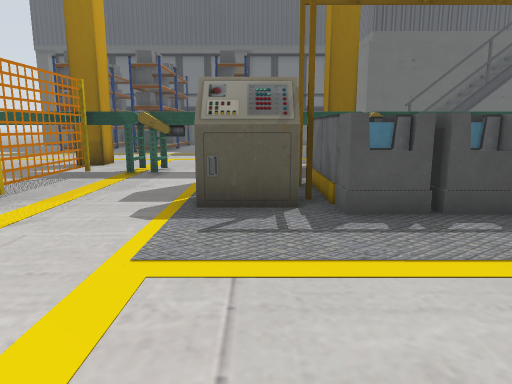
View 1 (above)

24 first-person views from a walk through a robot-simulator world made for Gazebo. The camera is 0.68 m above the floor, tilts 10° down and sees 70° across. Floor lines are 1 m apart. The floor is counted in squares, 0.5 m on a side. Each view is taken from the middle of a square. On the plan, view 1 faces up. The plan holds only what a view shows up to about 15 squares ahead; the rest is blank. The place goes on beyond the plan. The robots in the file are not drawn. Some surface patterns are stand-ins.

View 2
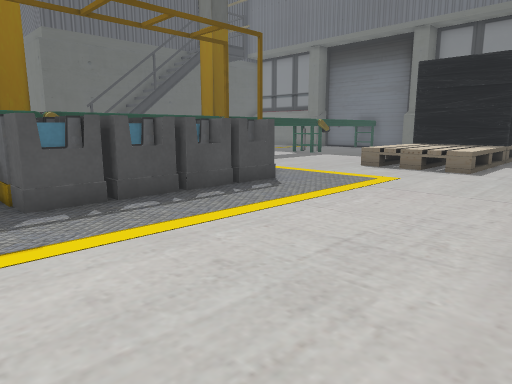

View 3
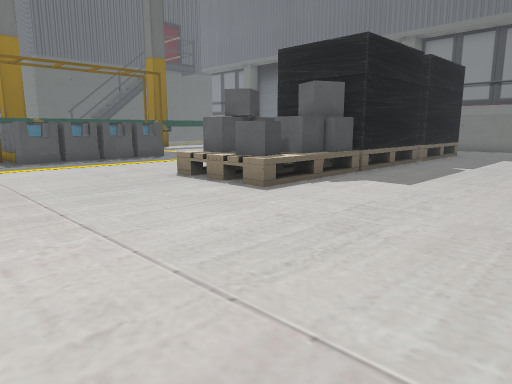

View 4
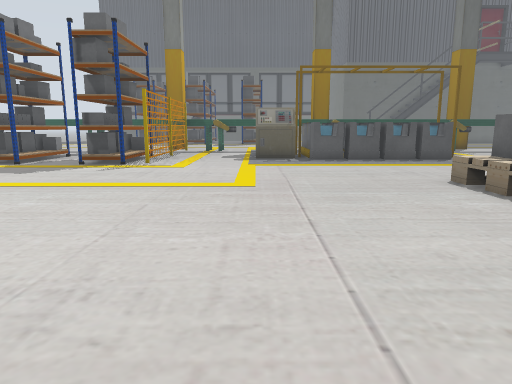

View 5
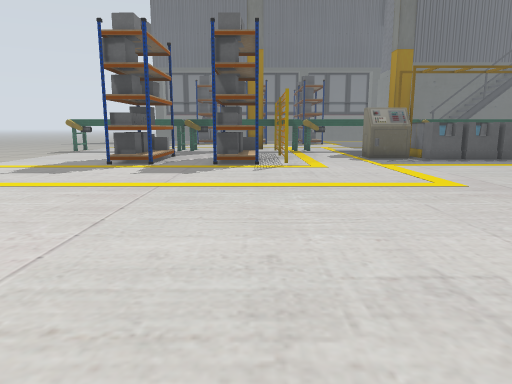

View 6
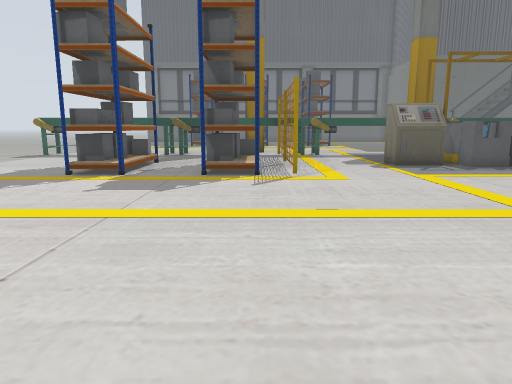

View 7
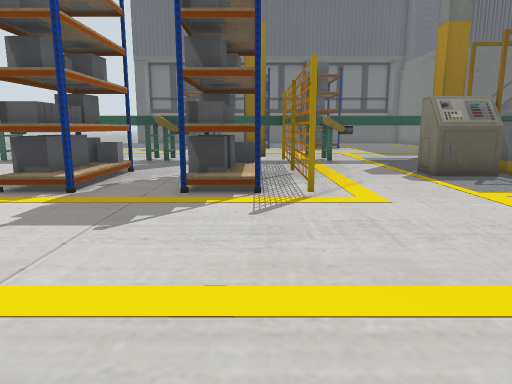

View 8
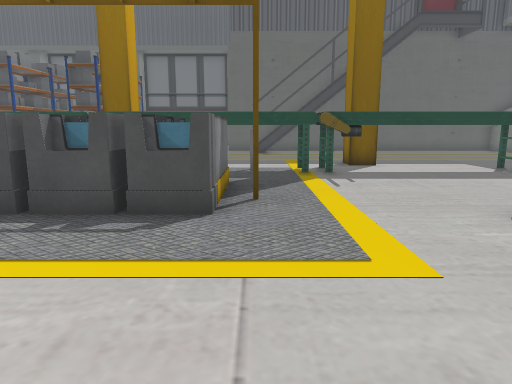

View 9
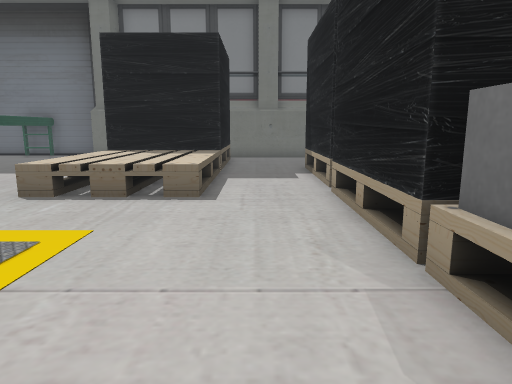

View 10
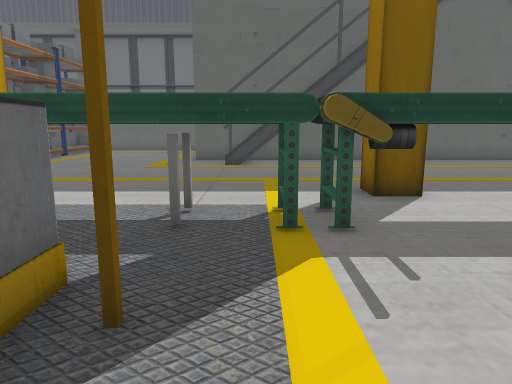

View 11
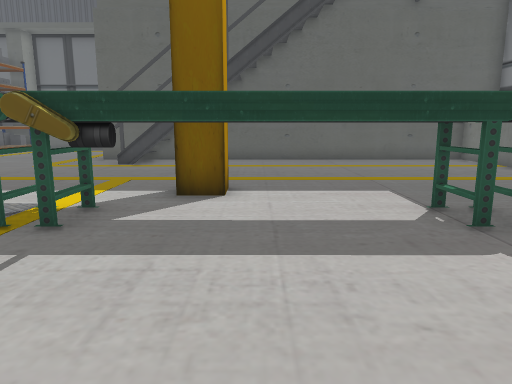

View 12
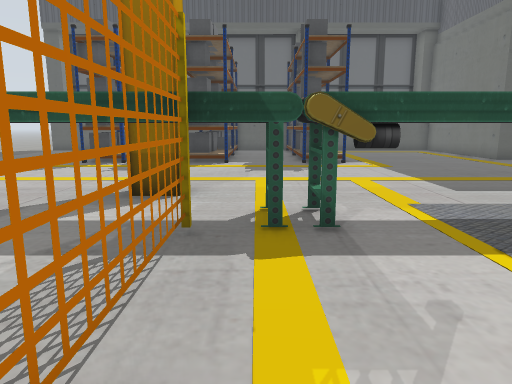

View 13
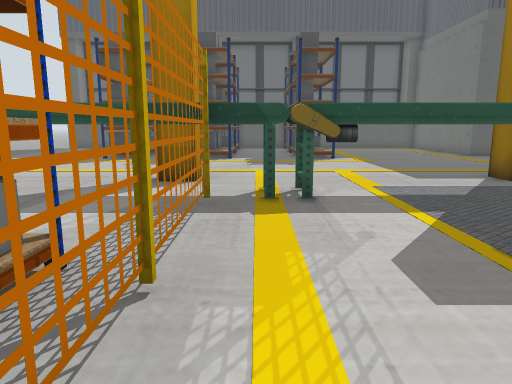

View 14
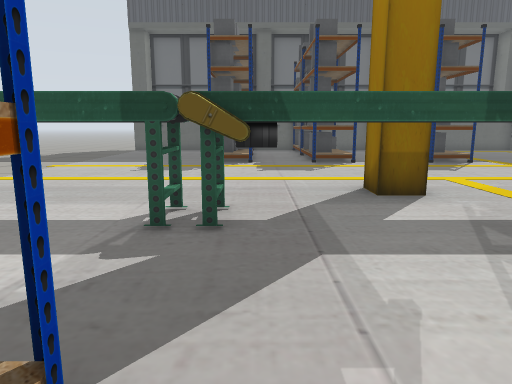

View 15
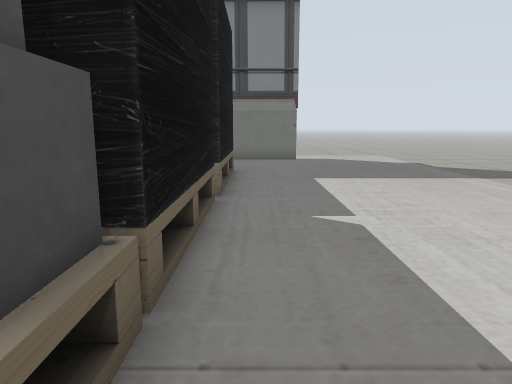

View 16
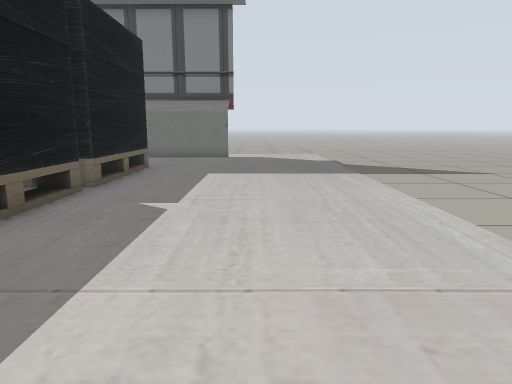

View 17
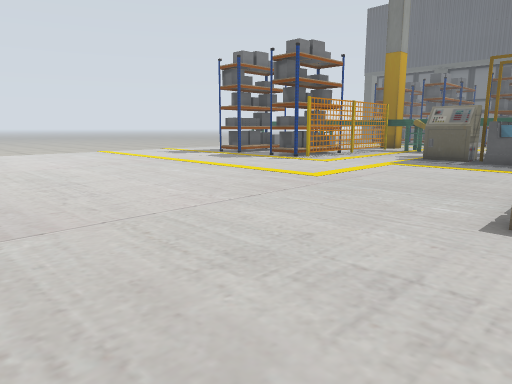

View 18
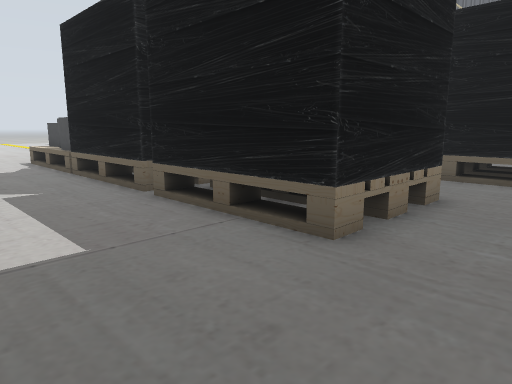

View 19
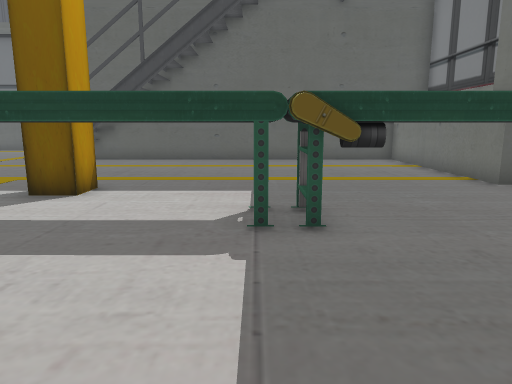

View 20
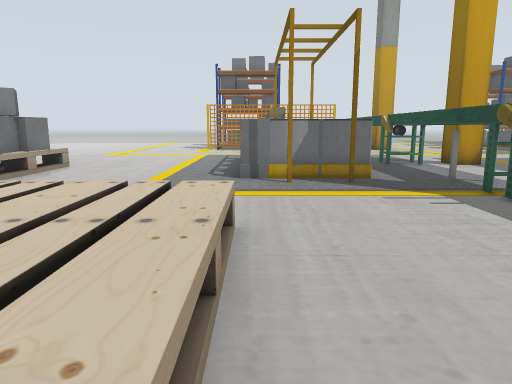

View 21
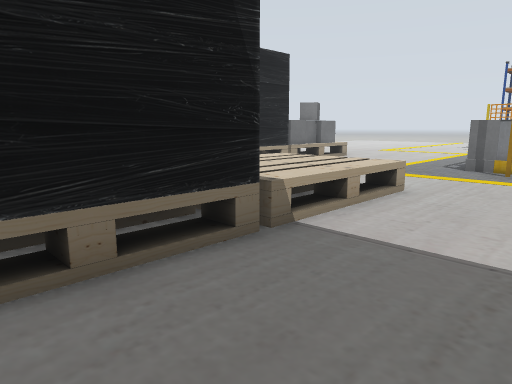

View 22
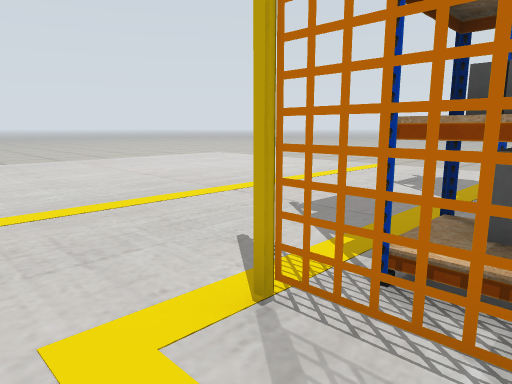

View 23
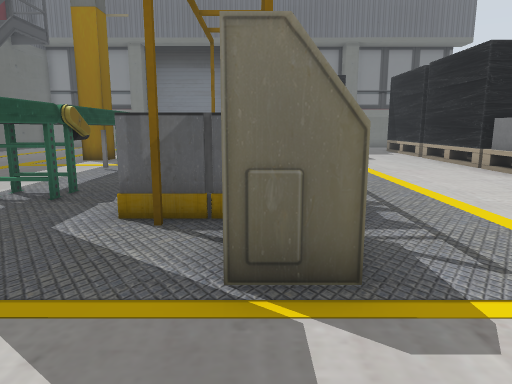

View 24
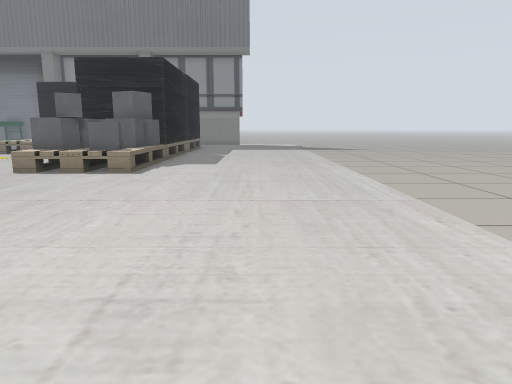

### Floor plan
Key: @ floor where view 1 was taken; # wall or solid block; . floor; = window, fence, low wall or low ledge; T thing the floor can be seen under or through; P yellow post; B bin.
Columns run from 11 left of view 1 to 20 right of it. Each row starts with its distance up from view 1.
 21 ###.###. ##........=   .........
 20 ...................### .........
 19 ................................
 18 ................................
 17 ................................
 16 ................................
 15 ................................
 14 .....#........#........#........
 13 ................................
 12  T     TT     TT   TTT     TT
 11 TTTTTTTTTTTTTTTTTTTTTTTTTTTTTTTT
 10 ......T........................
  9 ......T......    BB.............
  8 ......T.....P   B#BP...........
  7 ##..#TT...##PBBBB#BP............
  6 ##..#TT...##.######.............
  5 ##..###................=====#==
  4 ##..###................===
  3 .......................=====#
  2 ........................====####
  1 ................................
  0 ...........@....................
 -1 ...............=#############..
 -2 ...............=#####   #   =..
 -3 ...............=#####   # ===..
 -4 ...............=#############...
 -5 ................................
 -6 ................................
 -7 ................................
 -8 ................................
 -9  ...............................
-10   ..............................

Positions as (right, up) in squares from view 1, and headings:
1: (0, 0), facing up
2: (0, -1), facing up-right
3: (-2, -10), facing up-right
4: (-1, -10), facing up
5: (-6, -10), facing up
6: (-6, -7), facing up
7: (-6, -4), facing up
8: (8, 0), facing up
9: (5, 1), facing right
10: (9, 6), facing up
11: (13, 6), facing up
12: (-4, 6), facing up
13: (-4, 4), facing up
14: (-9, 6), facing up
15: (6, -5), facing right
16: (5, -8), facing right
17: (5, -10), facing up-left
18: (20, -8), facing up-left
19: (16, 6), facing up
20: (17, 6), facing left
21: (20, 9), facing down-left
22: (-3, 5), facing down-left
23: (-4, 7), facing right
24: (-7, -8), facing right
